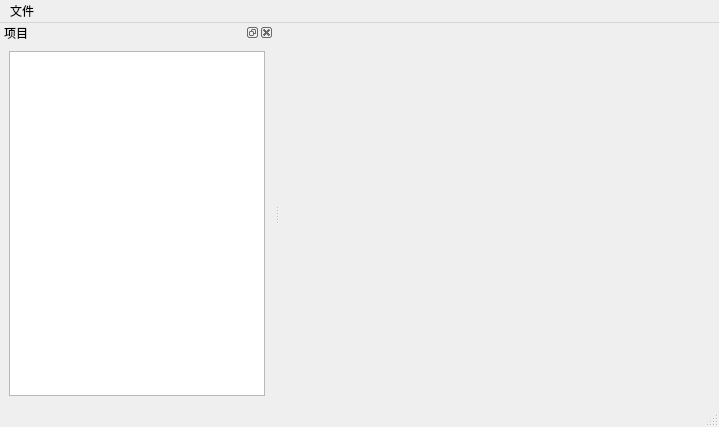
<?xml version="1.0" encoding="UTF-8"?>
<ui version="4.0">
 <class>MainWindow</class>
 <widget class="QMainWindow" name="MainWindow">
  <property name="geometry">
   <rect>
    <x>0</x>
    <y>0</y>
    <width>719</width>
    <height>427</height>
   </rect>
  </property>
  <property name="windowTitle">
   <string>MainWindow</string>
  </property>
  <widget class="QWidget" name="centralwidget">
   <layout class="QHBoxLayout" name="horizontalLayout">
    <item>
     <widget class="QStackedWidget" name="stackedWidget">
      <widget class="QWidget" name="page"/>
      <widget class="QWidget" name="page_2"/>
     </widget>
    </item>
   </layout>
  </widget>
  <widget class="QMenuBar" name="menubar">
   <property name="geometry">
    <rect>
     <x>0</x>
     <y>0</y>
     <width>719</width>
     <height>23</height>
    </rect>
   </property>
   <widget class="QMenu" name="menu">
    <property name="title">
     <string>文件</string>
    </property>
    <addaction name="actionnew"/>
    <addaction name="actionopen"/>
    <addaction name="separator"/>
   </widget>
   <addaction name="menu"/>
  </widget>
  <widget class="QStatusBar" name="statusbar"/>
  <widget class="QDockWidget" name="dockWidget">
   <property name="sizePolicy">
    <sizepolicy hsizetype="MinimumExpanding" vsizetype="Preferred">
     <horstretch>0</horstretch>
     <verstretch>0</verstretch>
    </sizepolicy>
   </property>
   <property name="minimumSize">
    <size>
     <width>89</width>
     <height>111</height>
    </size>
   </property>
   <property name="focusPolicy">
    <enum>Qt::NoFocus</enum>
   </property>
   <property name="accessibleName">
    <string/>
   </property>
   <property name="windowTitle">
    <string>项目</string>
   </property>
   <attribute name="dockWidgetArea">
    <number>1</number>
   </attribute>
   <widget class="QWidget" name="dockWidgetContents">
    <layout class="QVBoxLayout" name="verticalLayout">
     <item>
      <widget class="QTreeWidget" name="treeWidget">
       <property name="contextMenuPolicy">
        <enum>Qt::CustomContextMenu</enum>
       </property>
       <property name="headerHidden">
        <bool>true</bool>
       </property>
       <column>
        <property name="text">
         <string notr="true">1</string>
        </property>
       </column>
      </widget>
     </item>
    </layout>
   </widget>
  </widget>
  <action name="actionnew">
   <property name="text">
    <string>新建</string>
   </property>
  </action>
  <action name="actionopen">
   <property name="text">
    <string>打开</string>
   </property>
  </action>
  <action name="actionclose">
   <property name="text">
    <string>关闭</string>
   </property>
  </action>
  <action name="actionsave">
   <property name="text">
    <string>保存</string>
   </property>
   <property name="shortcut">
    <string>Ctrl+S</string>
   </property>
  </action>
  <action name="actioncz">
   <property name="text">
    <string>撤销</string>
   </property>
   <property name="shortcut">
    <string>Ctrl+Z</string>
   </property>
  </action>
  <action name="actioncy">
   <property name="text">
    <string>重做</string>
   </property>
   <property name="shortcut">
    <string>Ctrl+Y</string>
   </property>
  </action>
  <action name="actiondock">
   <property name="text">
    <string>项目</string>
   </property>
  </action>
 </widget>
 <resources/>
 <connections/>
</ui>
